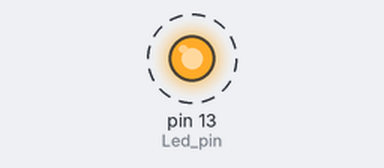
Bench run of a sketch on a simulated Arduino Uno, built with avr-gcc and run on an emulated ATmega328P. On the bench: output pins drawn as LEDs (lit = HIGH). Dashed ring = blinking.

Above: at 0.5 s.
Timing chart, 0 to 4.6 s (numbered marks = the images above):
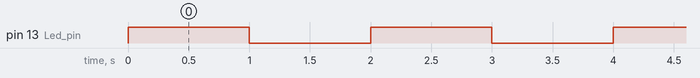

The sketch:

4_1_LED_ON_OFF.ino
```cpp
int Led_pin = 13;

void setup() {
 pinMode(Led_pin, OUTPUT);
}

void loop() {
  digitalWrite(Led_pin,HIGH);
  delay(1000);
  digitalWrite(Led_pin,LOW);
  delay(1000);
}
```

Measured:
- by itself, pin 13 (Led_pin): alternates HIGH for 1.0 s and LOW for 1.0 s
